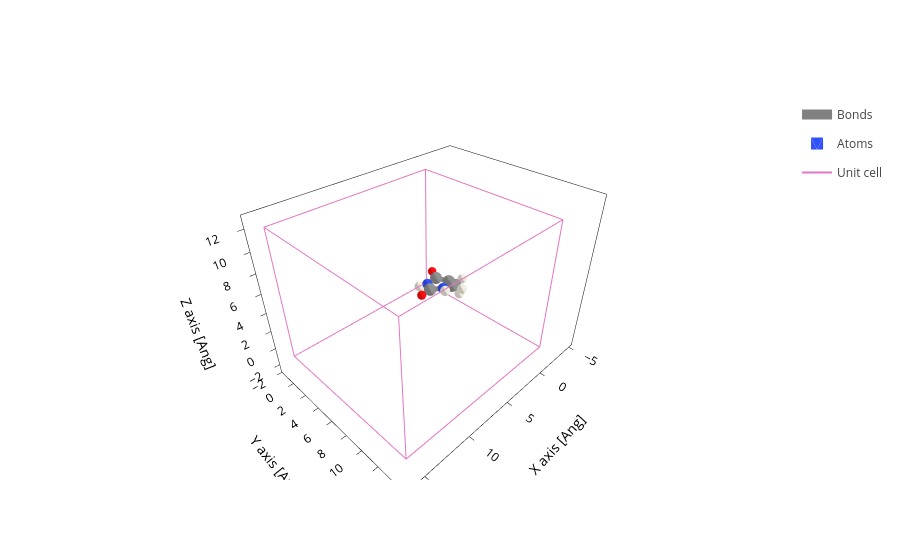

The notebook cell this image was saved under:
### Code cell
structure.plot()

### Figure 1 — Plotly figure (JSON) as saved in the notebook; plotly's stock layout.template omitted (floating-point values rounded to 4 significant figures; data arrays with more than 128 entries replaced by an {"elided": "..."} marker saying what was removed)
{"data": [{"line": {"color": "gray", "width": 10}, "meta": {}, "mode": "lines", "name": "Bonds", "opacity": 1, "type": "scatter3d", "x": {"elided": "315 float values"}, "y": {"elided": "315 float values"}, "z": {"elided": "315 float values"}}, {"alphahull": 0, "color": "#3050F8", "hovertemplate": "%{meta.position}", "legendgroup": "Atoms", "meta": {"meta": {"Atoms_i": 0}, "position": "(-0.03, 0.13, -0.15)"}, "name": "Atoms", "opacity": 1, "showlegend": true, "showscale": false, "type": "mesh3d", "x": {"elided": "225 float values"}, "y": {"elided": "225 float values"}, "z": {"elided": "225 float values"}}, {"alphahull": 0, "color": "#909090", "hovertemplate": "%{meta.position}", "legendgroup": "Atoms", "meta": {"meta": {"Atoms_i": 1}, "position": "(-1.46, 0.03, -0.10)"}, "name": "Atoms", "opacity": 1, "showlegend": false, "showscale": false, "type": "mesh3d", "x": {"elided": "225 float values"}, "y": {"elided": "225 float values"}, "z": {"elided": "225 float values"}}, {"alphahull": 0, "color": "#909090", "hovertemplate": "%{meta.position}", "legendgroup": "Atoms", "meta": {"meta": {"Atoms_i": 2}, "position": "(-2.15, 1.33, -0.23)"}, "name": "Atoms", "opacity": 1, "showlegend": false, "showscale": false, "type": "mesh3d", "x": {"elided": "225 float values"}, "y": {"elided": "225 float values"}, "z": {"elided": "225 float values"}}, {"alphahull": 0, "color": "#909090", "hovertemplate": "%{meta.position}", "legendgroup": "Atoms", "meta": {"meta": {"Atoms_i": 3}, "position": "(-1.44, 2.46, 0.06)"}, "name": "Atoms", "opacity": 1, "showlegend": false, "showscale": false, "type": "mesh3d", "x": {"elided": "225 float values"}, "y": {"elided": "225 float values"}, "z": {"elided": "225 float values"}}, {"alphahull": 0, "color": "#3050F8", "hovertemplate": "%{meta.position}", "legendgroup": "Atoms", "meta": {"meta": {"Atoms_i": 4}, "position": "(-0.08, 2.43, 0.40)"}, "name": "Atoms", "opacity": 1, "showlegend": false, "showscale": false, "type": "mesh3d", "x": {"elided": "225 float values"}, "y": {"elided": "225 float values"}, "z": {"elided": "225 float values"}}, {"alphahull": 0, "color": "#909090", "hovertemplate": "%{meta.position}", "legendgroup": "Atoms", "meta": {"meta": {"Atoms_i": 5}, "position": "(0.72, 1.29, 0.06)"}, "name": "Atoms", "opacity": 1, "showlegend": false, "showscale": false, "type": "mesh3d", "x": {"elided": "225 float values"}, "y": {"elided": "225 float values"}, "z": {"elided": "225 float values"}}, {"alphahull": 0, "color": "#909090", "hovertemplate": "%{meta.position}", "legendgroup": "Atoms", "meta": {"meta": {"Atoms_i": 6}, "position": "(-3.27, 1.33, -1.25)"}, "name": "Atoms", "opacity": 1, "showlegend": false, "showscale": false, "type": "mesh3d", "x": {"elided": "225 float values"}, "y": {"elided": "225 float values"}, "z": {"elided": "225 float values"}}, {"alphahull": 0, "color": "#EDEADE", "hovertemplate": "%{meta.position}", "legendgroup": "Atoms", "meta": {"meta": {"Atoms_i": 7}, "position": "(-4.32, 1.39, -0.90)"}, "name": "Atoms", "opacity": 1, "showlegend": false, "showscale": false, "type": "mesh3d", "x": {"elided": "225 float values"}, "y": {"elided": "225 float values"}, "z": {"elided": "225 float values"}}, {"alphahull": 0, "color": "#EDEADE", "hovertemplate": "%{meta.position}", "legendgroup": "Atoms", "meta": {"meta": {"Atoms_i": 8}, "position": "(-3.01, 2.16, -1.93)"}, "name": "Atoms", "opacity": 1, "showlegend": false, "showscale": false, "type": "mesh3d", "x": {"elided": "225 float values"}, "y": {"elided": "225 float values"}, "z": {"elided": "225 float values"}}, {"alphahull": 0, "color": "#EDEADE", "hovertemplate": "%{meta.position}", "legendgroup": "Atoms", "meta": {"meta": {"Atoms_i": 9}, "position": "(-3.11, 0.37, -1.80)"}, "name": "Atoms", "opacity": 1, "showlegend": false, "showscale": false, "type": "mesh3d", "x": {"elided": "225 float values"}, "y": {"elided": "225 float values"}, "z": {"elided": "225 float values"}}, {"alphahull": 0, "color": "#EDEADE", "hovertemplate": "%{meta.position}", "legendgroup": "Atoms", "meta": {"meta": {"Atoms_i": 10}, "position": "(-1.89, 3.48, -0.06)"}, "name": "Atoms", "opacity": 1, "showlegend": false, "showscale": false, "type": "mesh3d", "x": {"elided": "225 float values"}, "y": {"elided": "225 float values"}, "z": {"elided": "225 float values"}}, {"alphahull": 0, "color": "#EDEADE", "hovertemplate": "%{meta.position}", "legendgroup": "Atoms", "meta": {"meta": {"Atoms_i": 11}, "position": "(0.48, 3.24, 0.74)"}, "name": "Atoms", "opacity": 1, "showlegend": false, "showscale": false, "type": "mesh3d", "x": {"elided": "225 float values"}, "y": {"elided": "225 float values"}, "z": {"elided": "225 float values"}}, {"alphahull": 0, "color": "#EDEADE", "hovertemplate": "%{meta.position}", "legendgroup": "Atoms", "meta": {"meta": {"Atoms_i": 12}, "position": "(0.43, -0.68, -0.65)"}, "name": "Atoms", "opacity": 1, "showlegend": false, "showscale": false, "type": "mesh3d", "x": {"elided": "225 float values"}, "y": {"elided": "225 float values"}, "z": {"elided": "225 float values"}}, {"alphahull": 0, "color": "#FF0D0D", "hovertemplate": "%{meta.position}", "legendgroup": "Atoms", "meta": {"meta": {"Atoms_i": 13}, "position": "(1.97, 1.31, -0.03)"}, "name": "Atoms", "opacity": 1, "showlegend": false, "showscale": false, "type": "mesh3d", "x": {"elided": "225 float values"}, "y": {"elided": "225 float values"}, "z": {"elided": "225 float values"}}, {"alphahull": 0, "color": "#FF0D0D", "hovertemplate": "%{meta.position}", "legendgroup": "Atoms", "meta": {"meta": {"Atoms_i": 14}, "position": "(-1.98, -1.10, 0.02)"}, "name": "Atoms", "opacity": 1, "showlegend": false, "showscale": false, "type": "mesh3d", "x": {"elided": "225 float values"}, "y": {"elided": "225 float values"}, "z": {"elided": "225 float values"}}, {"meta": {}, "mode": "lines", "name": "Unit cell", "type": "scatter3d", "x": [0.0, 0.0, 16.29, 16.29, 0.0, 0.0, NaN, 0.0, 0.0, 0.0, 16.29, 16.29, 0.0, NaN, 16.29, 16.29, NaN, 16.29, 16.29], "y": [0.0, 14.58, 14.58, 14.58, 14.58, 14.58, NaN, 14.58, 0.0, 0.0, 0.0, 0.0, 0.0, NaN, 14.58, 0.0, NaN, 14.58, 0.0], "z": [0.0, 0.0, 0.0, 12.67, 12.67, 0.0, NaN, 12.67, 12.67, 0.0, 0.0, 12.67, 12.67, NaN, 0.0, 0.0, NaN, 12.67, 12.67]}], "layout": {"scene": {"aspectmode": "data", "xaxis": {"title": {"text": "X axis [Ang]"}}, "yaxis": {"title": {"text": "Y axis [Ang]"}}, "zaxis": {"title": {"text": "Z axis [Ang]"}}}, "xaxis": {"scaleanchor": "y", "scaleratio": 1, "title": {"text": "X axis [Ang]"}}, "yaxis": {"title": {"text": "Y axis [Ang]"}}}}
